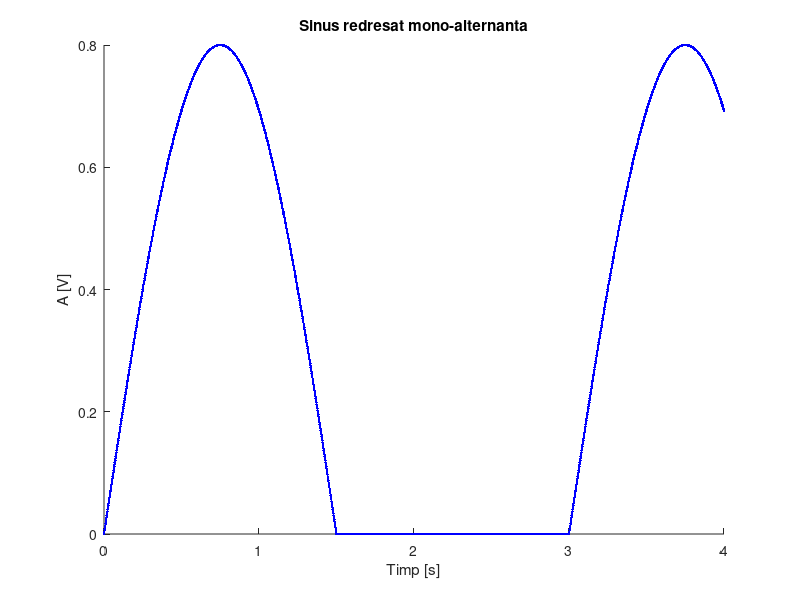
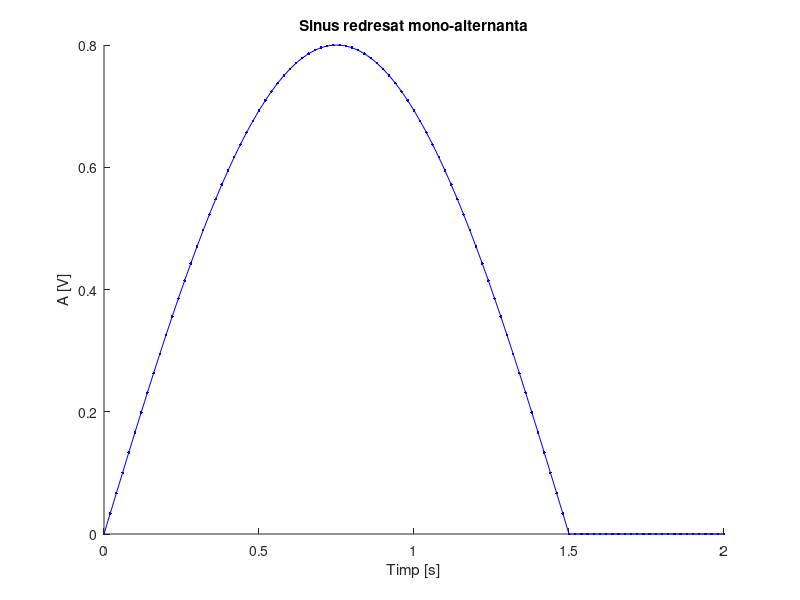
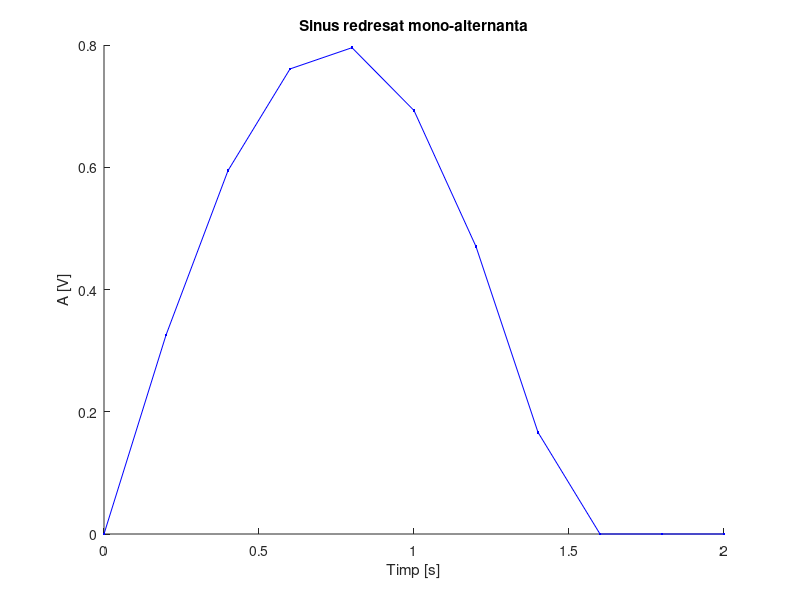

Write the MATLAB code that produced these figures, in order.
%Semanl Sinusoidal redresat mono-alternanta
%T=3s, A=0.8

figure(1)
hold on
t=0:0.002:4;   %0.002=2ms=rezolutia temporara
x=0.8*sin(2*pi*t*1/3);
x(x<0)=0;      %Monoredresare
plot(t, x, '-b.');
title('Sinus redresat mono-alternanta')
xlabel('Timp [s]')
ylabel('A [V]')

figure(2)
hold on
t=0:0.02:2;    %0.02=20ms=rezolutia temporara
x=0.8*sin(2*pi*t*1/3);
x(x<0)=0;      %Monoredresare
plot(t, x, '-b.');
title('Sinus redresat mono-alternanta')
xlabel('Timp [s]')
ylabel('A [V]')

figure(3)
hold on
t=0:0.2:2;     %0.2=200ms=rezolutia temporara
x=0.8*sin(2*pi*t*1/3);
x(x<0)=0;      %Monoredresare
plot(t, x, '-b.');
title('Sinus redresat mono-alternanta')
xlabel('Timp [s]')
ylabel('A [V]')

%title, xlabel, ylabel precizeaza titlul graficului si a etichetelor axelor
%Intrucat sin(t) are implicit perioada 1 si A=1, argumentul trebuie
%inmultit cu 1/3 pentru a corespunde T=3s, iar functia insasi cu 0.8 pentru
%a indeplini A=0.8
%Graficul fiecarui subpunct a fost creat intr-un grafic separat utilizand 
%comanda figure(n).Hold on retine graficele deja existente in sistemul de 
%axe asupra caruia se opereaza.
%Cu ajutorul functiei plot se traseaza graficul.